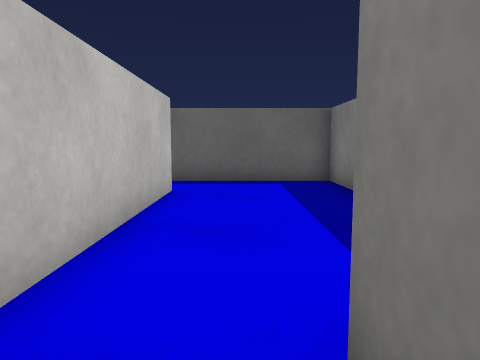
View 1 (above)

14 first-person views from a walk through a 3-D level made in the Unity game engine. The camera is 0.51 m above the floor, tilts 6° down and sees 70° across. The floor is counted in squares, 0.5 m on a side. Each view is taken from the middle of a square. On the plan, view 1 faces up. The plan holds only what a view shows up to about 13 squares ahead; the rest is blank. The player is left out. Surface patterns are stand-ins for the level's own textures.

View 2
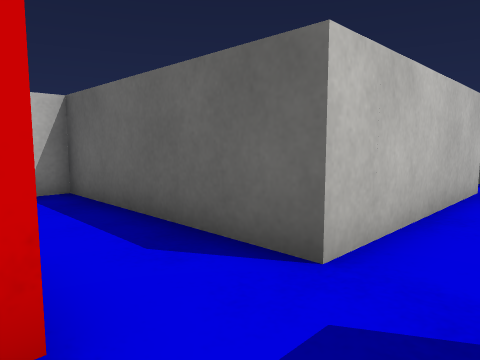

View 3
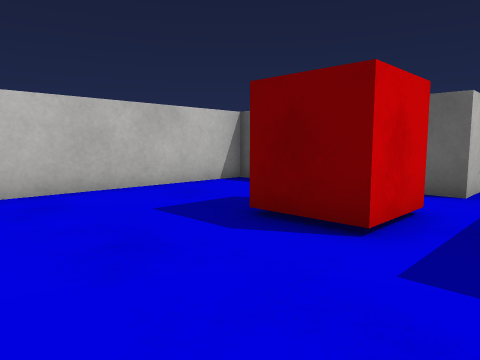

View 4
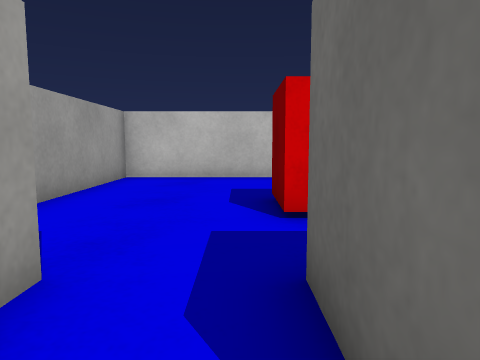

View 5
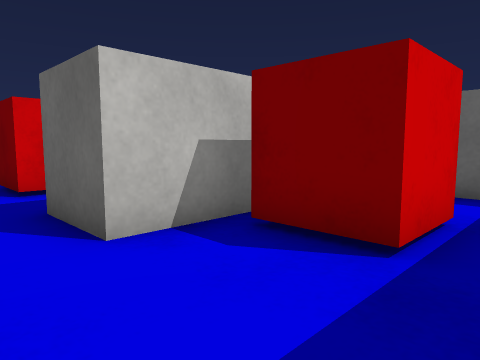

View 6
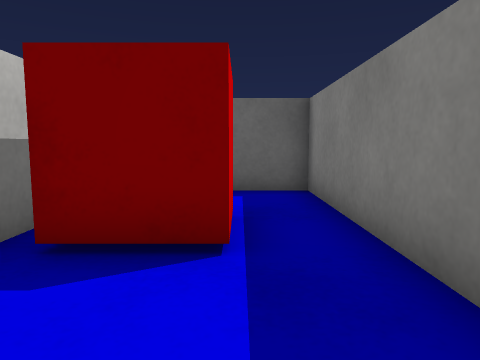

View 7
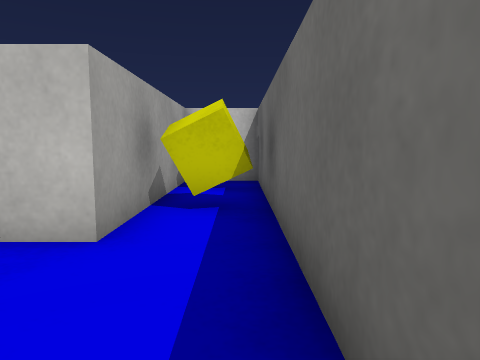

View 8
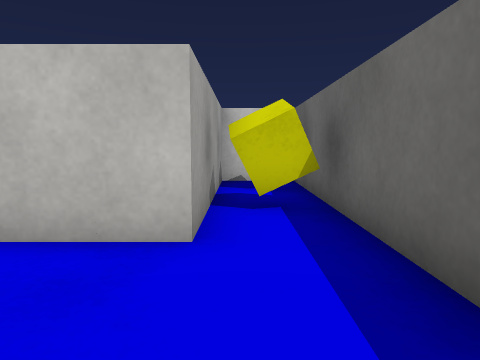

View 9
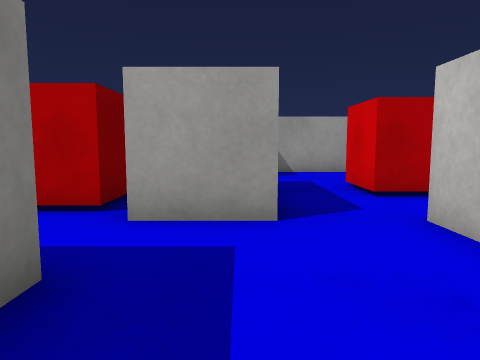

View 10
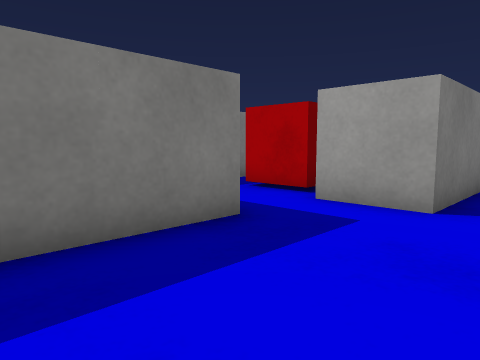

View 11
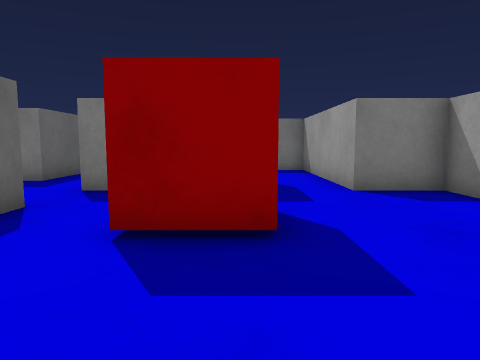

View 12
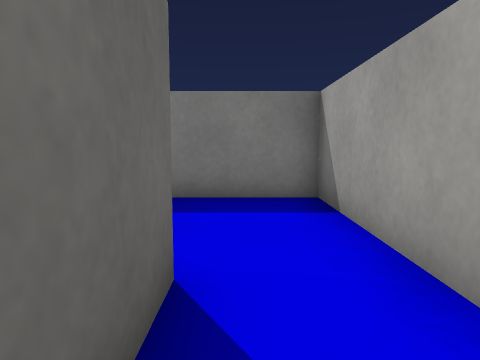

View 13
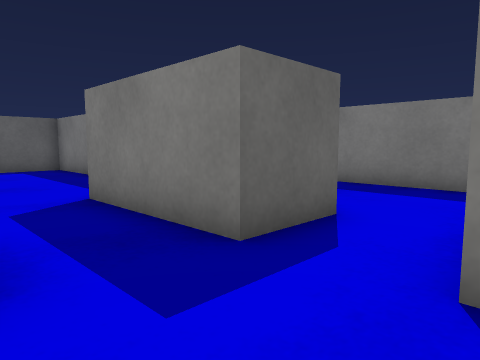

View 14
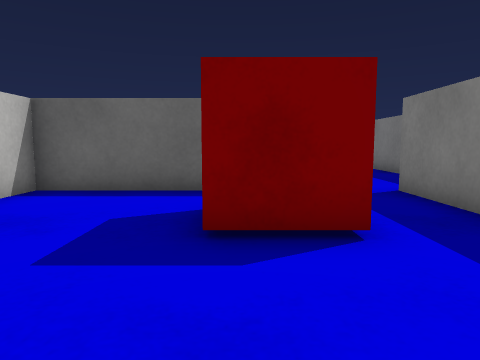

### Floor plan
Ten units are one square. View 1 is at (0, 0); x grows to the right and y downward. Boxes are objects, and circles mark ways between rooms. Rooms are numbered by the first view taken in them; rooms with no view inside come last. Other rooms are left out.
<svg viewBox="-80 -100 150 170">
<path fill="none" stroke="#000" d="M-15 -25 -15 -15 -75 -15 -75 65 5 65 5 45 25 45M25 25 5 25 5 -15M25 -1 25 25M25 45 65 45 65 -35 35 -35M5 -15 25 -15M35 -35 25 -35 25 -95 -75 -95 -75 -75 -15 -75 -15 -25"/>
<rect x="-35" y="5" width="20" height="20" fill="#bbb"><title>red box</title></rect>
<rect x="25" y="-15" width="30" height="30" fill="#bbb"><title>red box</title></rect>
<rect x="-45" y="-95" width="20" height="20" fill="#bbb"><title>other object</title></rect>
<circle cx="15" cy="35" r="3" fill="#2a7"/>
<circle cx="-5" cy="-15" r="3" fill="#2a7"/>
<circle cx="30" cy="-25" r="3" fill="#2a7"/>
<text x="-30" y="20">1</text>
<text x="50" y="10">2</text>
<text x="-10" y="-60">3</text>
</svg>
Room 1 opens to room 2. Room 1 opens to room 3. Room 2 opens to room 3.

Where each view was taken, in squares from view 1:
view 1: 0 up, 0 right, facing up
view 2: 1 down, 0 right, facing up-left
view 3: 6 down, 0 right, facing up-left
view 4: 3 down, 3 right, facing left
view 5: 4 down, 6 right, facing up-left
view 6: 4 down, 5 right, facing up
view 7: 9 up, 2 right, facing left
view 8: 8 up, 2 right, facing left
view 9: 6 up, 1 right, facing down
view 10: 7 up, 1 left, facing down-right
view 11: 2 down, 7 left, facing right
view 12: 3 down, 0 right, facing right
view 13: 5 down, 2 left, facing up-right
view 14: 6 down, 3 left, facing up
